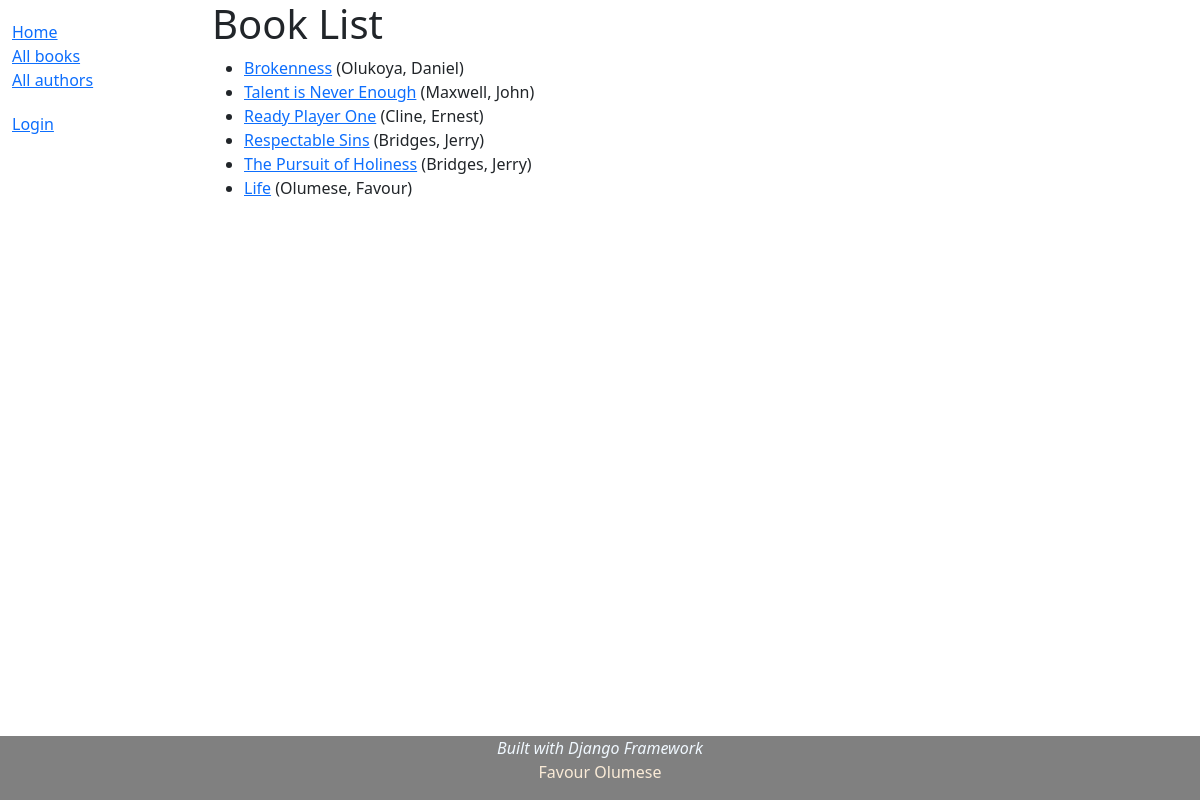
/catalog/books/, run on the app's committed database.
### catalog/models.py (models this page shows, shortened)
class Book(models.Model):
    title = models.CharField(max_length=200)
    author = models.ForeignKey('Author', on_delete=models.SET_NULL, null=True)
    summary = models.TextField(max_length=1000,
    help_text = 'Enter a brief description of the book')
    isbn = models.CharField('ISBN', max_length=13, unique=True,
    help_text='13 Character <a href="https://www.isbn-international.org/\
    content/what-isbn">ISBN number</a>')
    genre = models.ManyToManyField(Genre,
    help_text='Select a genre for this book.')
    language = models.ForeignKey('Language', on_delete=models.SET_NULL, null=True)
    def get_absolute_url(self):
        return reverse('book-detail', args=[str(self.id)])
    def display_genre(self):
        """Create a string for the Genre. This is required to display
        genre in Admin. The ManyToManyField prevent the __str__
        from performing this function."""
        return ', '.join(genre.name for genre in self.genre.all()[:3])
    display_genre.short_description = 'Genre'
    class Meta:
        permissions = (('can_edit_books', 'Edit books\' details'),)

class Author(models.Model):
    first_name = models.CharField(max_length=100)
    last_name = models.CharField(max_length=100)
    date_of_birth = models.DateField(null=True, blank=True)
    date_of_death = models.DateField('Died',null=True, blank=True)
    class Meta:
        ordering = ['last_name', 'first_name']
        permissions = (('can_edit_authors', 'Edit authors\' details'),)
    def __str__(self):
        return f'{self.last_name}, {self.first_name}'

### catalog/views.py (the view)
# urls.py: path('books/', views.BookListView.as_view(), name='books'),
class BookListView(generic.ListView):
    model = Book
    paginate_by = 10

### catalog/templates/catalog/book_list.html (shortened to what this page needs)
{% extends "catalog/base_generic.html" %}
{% block content %}
    <h1>Book List</h1>
    {% if book_list %}
        <ul>
            {% for book in book_list %}
                <li>
                    <a href="{{ book.get_absolute_url }}">{{ book.title }}</a> ({{book.author}})
                </li>
            {% endfor %}
        </ul>
    {% else %}
        <P>There are no books in the library.</P>
    {% endif %}
{% endblock %}

### data on the page
Book: title "Brokenness", author "Olukoya, Daniel"
Book: title "Talent is Never Enough", author "Maxwell, John"
Book: title "Ready Player One", author "Cline, Ernest"
Book: title "Respectable Sins", author "Bridges, Jerry"
Book: title "The Pursuit of Holiness", author "Bridges, Jerry"
Book: title "Life", author "Olumese, Favour"
